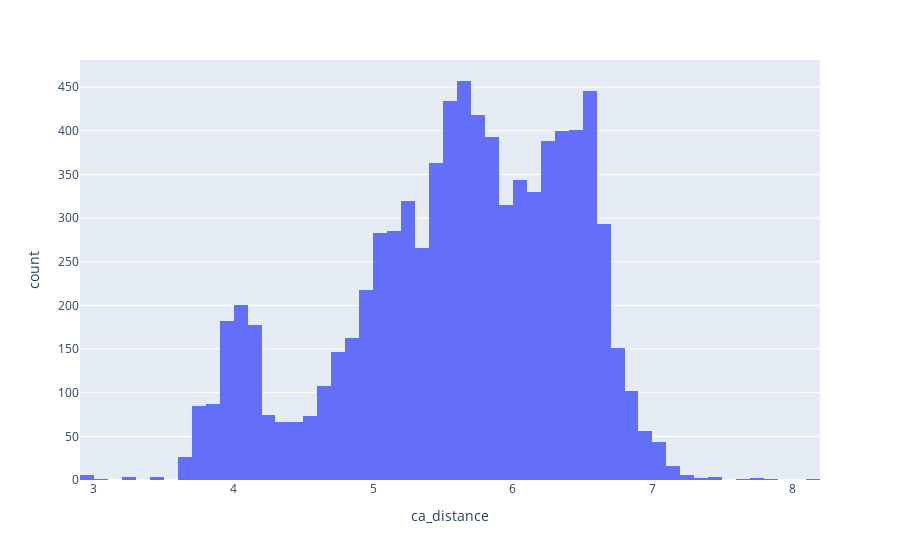

This figure's notebook cell:
### Code cell
labels2 = {'value': 'Angle', 'variable': 'Distance'}
px.histogram(SS_df, x='ca_distance', labels=labels2, nbins=100)

### Figure 1 — Plotly figure (JSON) as saved in the notebook; plotly's stock layout.template omitted (floating-point values rounded to 4 significant figures; data arrays with more than 128 entries replaced by an {"elided": "..."} marker saying what was removed)
{"data": [{"alignmentgroup": "True", "bingroup": "x", "hovertemplate": "ca_distance=%{x}<br>count=%{y}<extra></extra>", "legendgroup": "", "marker": {"color": "#636efa", "pattern": {"shape": ""}}, "name": "", "nbinsx": 100, "offsetgroup": "", "orientation": "v", "showlegend": false, "type": "histogram", "x": {"elided": "8208 float values"}, "xaxis": "x", "yaxis": "y"}], "layout": {"barmode": "relative", "legend": {"tracegroupgap": 0}, "margin": {"t": 60}, "xaxis": {"anchor": "y", "domain": [0, 1], "title": {"text": "ca_distance"}}, "yaxis": {"anchor": "x", "domain": [0, 1], "title": {"text": "count"}}}}
